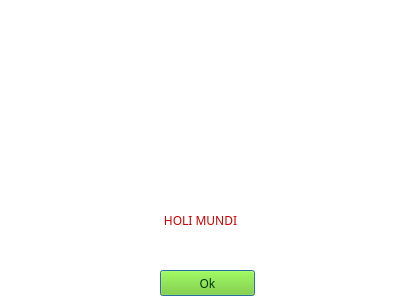
<?xml version="1.0" encoding="UTF-8"?>
<ui version="4.0">
 <class>hashes_dialog</class>
 <widget class="QDialog" name="hashes_dialog">
  <property name="geometry">
   <rect>
    <x>0</x>
    <y>0</y>
    <width>400</width>
    <height>300</height>
   </rect>
  </property>
  <property name="font">
   <font>
    <family>Ubuntu Mono</family>
   </font>
  </property>
  <property name="windowTitle">
   <string>Message</string>
  </property>
  <property name="styleSheet">
   <string notr="true">background-color: rgb(255, 255, 255);</string>
  </property>
  <widget class="QLabel" name="message_label">
   <property name="geometry">
    <rect>
     <x>20</x>
     <y>180</y>
     <width>361</width>
     <height>81</height>
    </rect>
   </property>
   <property name="styleSheet">
    <string notr="true">color: rgb(204, 0, 0);</string>
   </property>
   <property name="text">
    <string>HOLI MUNDI</string>
   </property>
   <property name="alignment">
    <set>Qt::AlignCenter</set>
   </property>
  </widget>
  <widget class="QPushButton" name="pushButton">
   <property name="geometry">
    <rect>
     <x>160</x>
     <y>270</y>
     <width>95</width>
     <height>26</height>
    </rect>
   </property>
   <property name="styleSheet">
    <string notr="true">background-color: rgb(115, 210, 22);
border-color: rgb(78, 154, 6);
color: rgb(3, 57, 5);</string>
   </property>
   <property name="text">
    <string>Ok</string>
   </property>
  </widget>
  <widget class="QLabel" name="label">
   <property name="geometry">
    <rect>
     <x>120</x>
     <y>30</y>
     <width>151</width>
     <height>121</height>
    </rect>
   </property>
   <property name="text">
    <string/>
   </property>
   <property name="pixmap">
    <pixmap>../img/warning.png</pixmap>
   </property>
   <property name="scaledContents">
    <bool>true</bool>
   </property>
  </widget>
 </widget>
 <resources/>
 <connections/>
</ui>
